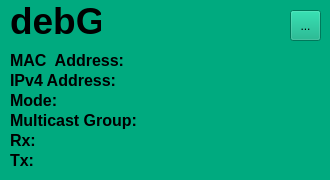
           <widget class="QWidget" name="wgt_debG" native="true">
            <property name="enabled">
             <bool>true</bool>
            </property>
            <property name="autoFillBackground">
             <bool>false</bool>
            </property>
            <property name="styleSheet">
             <string notr="true">background-color: rgb(0, 170, 127)</string>
            </property>
            <widget class="QLabel" name="lbl_hostname_debG">
             <property name="geometry">
              <rect>
               <x>10</x>
               <y>5</y>
               <width>91</width>
               <height>31</height>
              </rect>
             </property>
             <property name="font">
              <font>
               <pointsize>28</pointsize>
               <weight>75</weight>
               <bold>true</bold>
              </font>
             </property>
             <property name="focusPolicy">
              <enum>Qt::NoFocus</enum>
             </property>
             <property name="text">
              <string>debG</string>
             </property>
            </widget>
            <widget class="QToolButton" name="tBtn_editHost_debG">
             <property name="geometry">
              <rect>
               <x>290</x>
               <y>10</y>
               <width>31</width>
               <height>31</height>
              </rect>
             </property>
             <property name="text">
              <string>...</string>
             </property>
            </widget>
            <widget class="QLabel" name="lbl_mac_debG">
             <property name="geometry">
              <rect>
               <x>10</x>
               <y>50</y>
               <width>271</width>
               <height>21</height>
              </rect>
             </property>
             <property name="font">
              <font>
               <pointsize>12</pointsize>
               <weight>75</weight>
               <bold>true</bold>
              </font>
             </property>
             <property name="text">
              <string>MAC  Address:</string>
             </property>
            </widget>
            <widget class="QLabel" name="lbl_ip_debG">
             <property name="geometry">
              <rect>
               <x>10</x>
               <y>70</y>
               <width>271</width>
               <height>21</height>
              </rect>
             </property>
             <property name="font">
              <font>
               <pointsize>12</pointsize>
               <weight>75</weight>
               <bold>true</bold>
              </font>
             </property>
             <property name="text">
              <string>IPv4 Address:</string>
             </property>
            </widget>
            <widget class="QLabel" name="lbl_mlticast_debG">
             <property name="geometry">
              <rect>
               <x>10</x>
               <y>110</y>
               <width>271</width>
               <height>21</height>
              </rect>
             </property>
             <property name="font">
              <font>
               <pointsize>12</pointsize>
               <weight>75</weight>
               <bold>true</bold>
              </font>
             </property>
             <property name="text">
              <string>Multicast Group:</string>
             </property>
            </widget>
            <widget class="QLabel" name="lbl_rx_debG">
             <property name="geometry">
              <rect>
               <x>10</x>
               <y>130</y>
               <width>271</width>
               <height>21</height>
              </rect>
             </property>
             <property name="font">
              <font>
               <pointsize>12</pointsize>
               <weight>75</weight>
               <bold>true</bold>
              </font>
             </property>
             <property name="text">
              <string>Rx:</string>
             </property>
            </widget>
            <widget class="QLabel" name="lbl_tx_debG">
             <property name="geometry">
              <rect>
               <x>10</x>
               <y>150</y>
               <width>271</width>
               <height>21</height>
              </rect>
             </property>
             <property name="font">
              <font>
               <pointsize>12</pointsize>
               <weight>75</weight>
               <bold>true</bold>
              </font>
             </property>
             <property name="text">
              <string>Tx:</string>
             </property>
            </widget>
            <widget class="QLabel" name="lbl_mode_debG">
             <property name="geometry">
              <rect>
               <x>10</x>
               <y>90</y>
               <width>271</width>
               <height>21</height>
              </rect>
             </property>
             <property name="font">
              <font>
               <pointsize>12</pointsize>
               <weight>75</weight>
               <bold>true</bold>
              </font>
             </property>
             <property name="text">
              <string>Mode:</string>
             </property>
            </widget>
           </widget>
